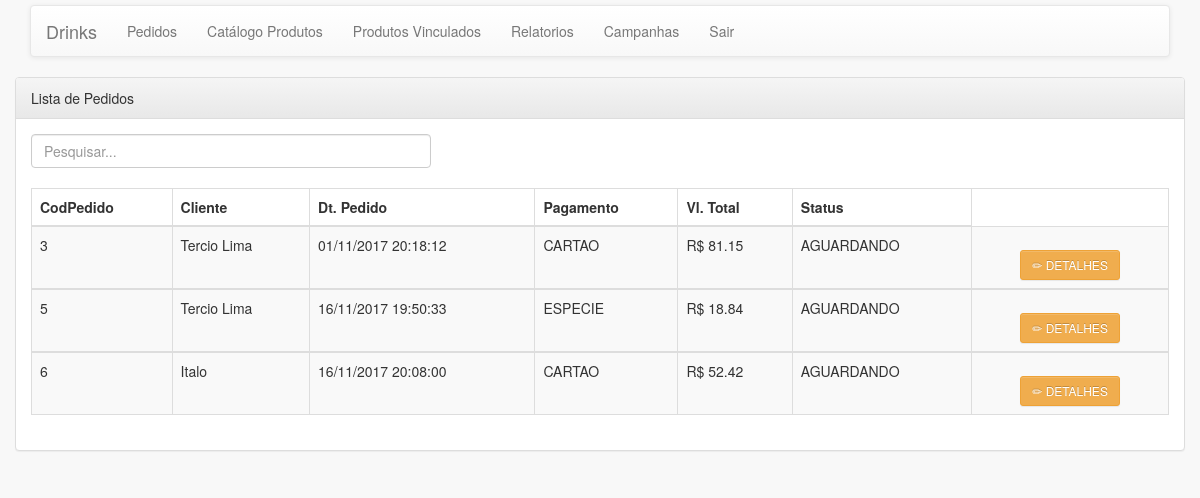
The page /pages/pedido/listarPedido.php?codEstabelecimento=3 on the database its author committed.
### tables this page shows
CREATE TABLE `pedido` (
  `codPedido` int(11) NOT NULL,
  `dataPedido` text NOT NULL,
  `bairro` varchar(50) DEFAULT NULL,
  `cep` varchar(9) DEFAULT NULL,
  `cidade` varchar(50) DEFAULT NULL,
  `latitude` varchar(10) DEFAULT NULL,
  `longitude` varchar(10) DEFAULT NULL,
  `numero` int(11) DEFAULT NULL,
  `rua` varchar(150) DEFAULT NULL,
  `uf` varchar(2) DEFAULT NULL,
  `pagamento` varchar(255) DEFAULT NULL,
  `status` varchar(255) NOT NULL,
  `valorTotal` double NOT NULL,
  `bandeiraCartao` varchar(15) DEFAULT NULL,
  `codUsuario` int(11) NOT NULL,
  `codEstabelecimento` int(11) NOT NULL
);

CREATE TABLE `usuarios` (
  `codUsuario` int(11) NOT NULL,
  `nome` varchar(50) NOT NULL,
  `email` varchar(100) NOT NULL,
  `encrypted_password` varchar(80) NOT NULL,
  `telefone` varchar(30) DEFAULT NULL
);

### resources/functions/DB_Functions.php (called while the page is built, shortened)
<?php
function listarPedido($nomeId = null)
{
    $found = null;
    try {
        $database = open_database();
        $sql = "SELECT pedido.codPedido,pedido.dataPedido, pedido.bairro,
                pedido.cidade,pedido.rua,pedido.numero,pedido.pagamento,
                pedido.status,pedido.valorTotal,pedido.codUsuario,
                usuarios.nome AS usuario,usuarios.telefone,usuarios.email,
                pedido_produto.codProduto,pedido_produto.preco,
                pedido_produto.quantidade,pedido_produto.precoTotal,produto.nome
                FROM pedido,pedido_produto,usuarios,produto, estabelecimento
                WHERE pedido.codPedido = pedido_produto.codPedido
                AND pedido.codUsuario = usuarios.codUsuario
                AND produto.codProduto = pedido_produto.codProduto
                AND pedido.codPedido = pedido_produto.codPedido
                AND pedido.codEstabelecimento = estabelecimento.codEstabelecimento
                AND pedido.codEstabelecimento = ".$nomeId.
                " GROUP BY pedido.codPedido;" ;
        $result = $database->query($sql);
        if ($result->num_rows > 0) {
            $found = $result->fetch_all(MYSQLI_ASSOC);
        }
    } catch (Exception $e) {
        $_SESSION['message'] = $e->GetMessage();
        $_SESSION['type'] = 'danger';
    }
    return $found;
}

### pages/pedido/listarPedido.php (the view, shortened to what this page needs)
<?php
require_once ('../include/header.php');
require_once ('../menu/menu.php');
$codEstabelecimento = null;
if (isset($_GET['codEstabelecimento']) && empty($_GET['codEstabelecimento']) == false) {
    $codEstabelecimento = $_GET['codEstabelecimento'];
} else {
    $codEstabelecimento = $_SESSION['codEstabelecimento'];
}
$dados = listarPedido($codEstabelecimento);
?>
<!DOCTYPE html>
<html lang="pt-br">
<head>
</head>
<body>
	<div class="container">
		<div class="row">
			<div class="panel panel-default">
				<div class="panel-heading">Lista de Pedidos</div>
				<div class="panel-body">
					<input class="form-control" id="myInput" type="text"
						placeholder="Pesquisar..." style="width: 400px;"> <br>
					<table border="1" class="table table-bordered table-striped">
						<thead class="blue-grey lighten-4">
							<tr>
								<th>CodPedido</th>
								<th>Cliente</th>
								<th>Dt. Pedido</th>
								<th>Pagamento</th>
								<th>Vl. Total</th>
								<th>Status</th>
							</tr>
						</thead>
                            <?php
                            if (count($dados) > 0) {
                                foreach ($dados as $pedido) {
                                    ?>
                           <tbody id="myTable">
				<tr>
                                    <td><?php echo $pedido['codPedido']; ?></td>
                                    <td><?php echo $pedido['usuario']; ?></td>
                                    <td><?php echo $pedido['dataPedido']; ?></td>
                                    <td><?php echo $pedido['pagamento']; ?></td>
                                    <td><?php echo "R$ ".$pedido['valorTotal']; ?></td>
                                    <td><?php echo $pedido['status']; ?></td>
                                    <td align="center">
                                    <a title="Detalhes"
                                    href="detalhePedido.php?codPedido=<?php echo  $pedido['codPedido']?>"
                                    class="btn btn-sm btn-warning">&#9999; Detalhes</a></td>
				</tr>
			   </tbody>
                                <?php
                                }
                            }
                            ?>
                        </table>
				</div>
			</div>
		</div>
	</div>
</body>
</html>

### rows shown on the page
pedido: codPedido "3", usuarios.nome "Tercio Lima", dataPedido "01/11/2017 20:18:12", pagamento "CARTAO", valorTotal "81.15", status "AGUARDANDO"
pedido: codPedido "5", usuarios.nome "Tercio Lima", dataPedido "16/11/2017 19:50:33", pagamento "ESPECIE", valorTotal "18.84", status "AGUARDANDO"
pedido: codPedido "6", usuarios.nome "Italo", dataPedido "16/11/2017 20:08:00", pagamento "CARTAO", valorTotal "52.42", status "AGUARDANDO"
